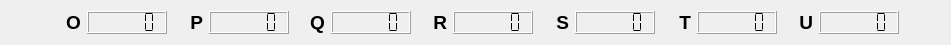
   <widget class="QWidget" name="horizontalLayoutWidget_6">
    <property name="geometry">
     <rect>
      <x>410</x>
      <y>480</y>
      <width>951</width>
      <height>41</height>
     </rect>
    </property>
    <layout class="QHBoxLayout" name="horizontalLayout_18">
     <item>
      <layout class="QHBoxLayout" name="horizontalLayout_19">
       <item>
        <layout class="QHBoxLayout" name="horizontalLayout_20">
         <item>
          <layout class="QHBoxLayout" name="horizontalLayout_21">
           <item>
            <widget class="QLabel" name="label_30">
             <property name="minimumSize">
              <size>
               <width>30</width>
               <height>0</height>
              </size>
             </property>
             <property name="maximumSize">
              <size>
               <width>30</width>
               <height>80</height>
              </size>
             </property>
             <property name="font">
              <font>
               <pointsize>14</pointsize>
               <weight>75</weight>
               <bold>true</bold>
              </font>
             </property>
             <property name="text">
              <string>O</string>
             </property>
             <property name="alignment">
              <set>Qt::AlignRight|Qt::AlignTrailing|Qt::AlignVCenter</set>
             </property>
            </widget>
           </item>
           <item>
            <widget class="QLCDNumber" name="lcdNumber_O">
             <property name="minimumSize">
              <size>
               <width>50</width>
               <height>0</height>
              </size>
             </property>
             <property name="maximumSize">
              <size>
               <width>80</width>
               <height>80</height>
              </size>
             </property>
             <property name="smallDecimalPoint">
              <bool>true</bool>
             </property>
             <property name="segmentStyle">
              <enum>QLCDNumber::Flat</enum>
             </property>
            </widget>
           </item>
           <item>
            <widget class="QLabel" name="label_31">
             <property name="minimumSize">
              <size>
               <width>30</width>
               <height>0</height>
              </size>
             </property>
             <property name="maximumSize">
              <size>
               <width>30</width>
               <height>80</height>
              </size>
             </property>
             <property name="font">
              <font>
               <pointsize>14</pointsize>
               <weight>75</weight>
               <bold>true</bold>
              </font>
             </property>
             <property name="text">
              <string>P</string>
             </property>
             <property name="alignment">
              <set>Qt::AlignRight|Qt::AlignTrailing|Qt::AlignVCenter</set>
             </property>
            </widget>
           </item>
           <item>
            <widget class="QLCDNumber" name="lcdNumber_P">
             <property name="sizePolicy">
              <sizepolicy hsizetype="Minimum" vsizetype="Minimum">
               <horstretch>0</horstretch>
               <verstretch>0</verstretch>
              </sizepolicy>
             </property>
             <property name="minimumSize">
              <size>
               <width>50</width>
               <height>0</height>
              </size>
             </property>
             <property name="maximumSize">
              <size>
               <width>80</width>
               <height>80</height>
              </size>
             </property>
             <property name="smallDecimalPoint">
              <bool>true</bool>
             </property>
             <property name="segmentStyle">
              <enum>QLCDNumber::Flat</enum>
             </property>
            </widget>
           </item>
           <item>
            <widget class="QLabel" name="label_32">
             <property name="minimumSize">
              <size>
               <width>30</width>
               <height>0</height>
              </size>
             </property>
             <property name="maximumSize">
              <size>
               <width>30</width>
               <height>80</height>
              </size>
             </property>
             <property name="font">
              <font>
               <pointsize>14</pointsize>
               <weight>75</weight>
               <bold>true</bold>
              </font>
             </property>
             <property name="text">
              <string>Q</string>
             </property>
             <property name="alignment">
              <set>Qt::AlignRight|Qt::AlignTrailing|Qt::AlignVCenter</set>
             </property>
            </widget>
           </item>
           <item>
            <widget class="QLCDNumber" name="lcdNumber_Q">
             <property name="minimumSize">
              <size>
               <width>50</width>
               <height>0</height>
              </size>
             </property>
             <property name="maximumSize">
              <size>
               <width>80</width>
               <height>80</height>
              </size>
             </property>
             <property name="smallDecimalPoint">
              <bool>true</bool>
             </property>
             <property name="segmentStyle">
              <enum>QLCDNumber::Flat</enum>
             </property>
            </widget>
           </item>
           <item>
            <widget class="QLabel" name="label_33">
             <property name="minimumSize">
              <size>
               <width>30</width>
               <height>0</height>
              </size>
             </property>
             <property name="maximumSize">
              <size>
               <width>30</width>
               <height>80</height>
              </size>
             </property>
             <property name="font">
              <font>
               <pointsize>14</pointsize>
               <weight>75</weight>
               <bold>true</bold>
              </font>
             </property>
             <property name="layoutDirection">
              <enum>Qt::LeftToRight</enum>
             </property>
             <property name="text">
              <string>R</string>
             </property>
             <property name="alignment">
              <set>Qt::AlignRight|Qt::AlignTrailing|Qt::AlignVCenter</set>
             </property>
            </widget>
           </item>
           <item>
            <widget class="QLCDNumber" name="lcdNumber_R">
             <property name="minimumSize">
              <size>
               <width>50</width>
               <height>0</height>
              </size>
             </property>
             <property name="maximumSize">
              <size>
               <width>80</width>
               <height>80</height>
              </size>
             </property>
             <property name="smallDecimalPoint">
              <bool>true</bool>
             </property>
             <property name="segmentStyle">
              <enum>QLCDNumber::Flat</enum>
             </property>
            </widget>
           </item>
           <item>
            <widget class="QLabel" name="label_34">
             <property name="minimumSize">
              <size>
               <width>30</width>
               <height>0</height>
              </size>
             </property>
             <property name="maximumSize">
              <size>
               <width>30</width>
               <height>80</height>
              </size>
             </property>
             <property name="font">
              <font>
               <pointsize>14</pointsize>
               <weight>75</weight>
               <bold>true</bold>
              </font>
             </property>
             <property name="layoutDirection">
              <enum>Qt::LeftToRight</enum>
             </property>
             <property name="text">
              <string>S</string>
             </property>
             <property name="alignment">
              <set>Qt::AlignRight|Qt::AlignTrailing|Qt::AlignVCenter</set>
             </property>
            </widget>
           </item>
           <item>
            <widget class="QLCDNumber" name="lcdNumber_S">
             <property name="minimumSize">
              <size>
               <width>50</width>
               <height>0</height>
              </size>
             </property>
             <property name="maximumSize">
              <size>
               <width>80</width>
               <height>80</height>
              </size>
             </property>
             <property name="smallDecimalPoint">
              <bool>true</bool>
             </property>
             <property name="segmentStyle">
              <enum>QLCDNumber::Flat</enum>
             </property>
            </widget>
           </item>
           <item>
            <widget class="QLabel" name="label_35">
             <property name="minimumSize">
              <size>
               <width>30</width>
               <height>0</height>
              </size>
             </property>
             <property name="maximumSize">
              <size>
               <width>30</width>
               <height>80</height>
              </size>
             </property>
             <property name="font">
              <font>
               <pointsize>14</pointsize>
               <weight>75</weight>
               <bold>true</bold>
              </font>
             </property>
             <property name="layoutDirection">
              <enum>Qt::LeftToRight</enum>
             </property>
             <property name="text">
              <string>T</string>
             </property>
             <property name="alignment">
              <set>Qt::AlignRight|Qt::AlignTrailing|Qt::AlignVCenter</set>
             </property>
            </widget>
           </item>
           <item>
            <widget class="QLCDNumber" name="lcdNumber_T">
             <property name="minimumSize">
              <size>
               <width>50</width>
               <height>0</height>
              </size>
             </property>
             <property name="maximumSize">
              <size>
               <width>80</width>
               <height>80</height>
              </size>
             </property>
             <property name="smallDecimalPoint">
              <bool>true</bool>
             </property>
             <property name="segmentStyle">
              <enum>QLCDNumber::Flat</enum>
             </property>
            </widget>
           </item>
           <item>
            <widget class="QLabel" name="label_36">
             <property name="minimumSize">
              <size>
               <width>30</width>
               <height>0</height>
              </size>
             </property>
             <property name="maximumSize">
              <size>
               <width>30</width>
               <height>80</height>
              </size>
             </property>
             <property name="font">
              <font>
               <pointsize>14</pointsize>
               <weight>75</weight>
               <bold>true</bold>
              </font>
             </property>
             <property name="layoutDirection">
              <enum>Qt::LeftToRight</enum>
             </property>
             <property name="text">
              <string>U</string>
             </property>
             <property name="alignment">
              <set>Qt::AlignRight|Qt::AlignTrailing|Qt::AlignVCenter</set>
             </property>
            </widget>
           </item>
           <item>
            <widget class="QLCDNumber" name="lcdNumber_U">
             <property name="minimumSize">
              <size>
               <width>50</width>
               <height>0</height>
              </size>
             </property>
             <property name="maximumSize">
              <size>
               <width>80</width>
               <height>80</height>
              </size>
             </property>
             <property name="smallDecimalPoint">
              <bool>true</bool>
             </property>
             <property name="segmentStyle">
              <enum>QLCDNumber::Flat</enum>
             </property>
            </widget>
           </item>
          </layout>
         </item>
        </layout>
       </item>
      </layout>
     </item>
    </layout>
   </widget>
